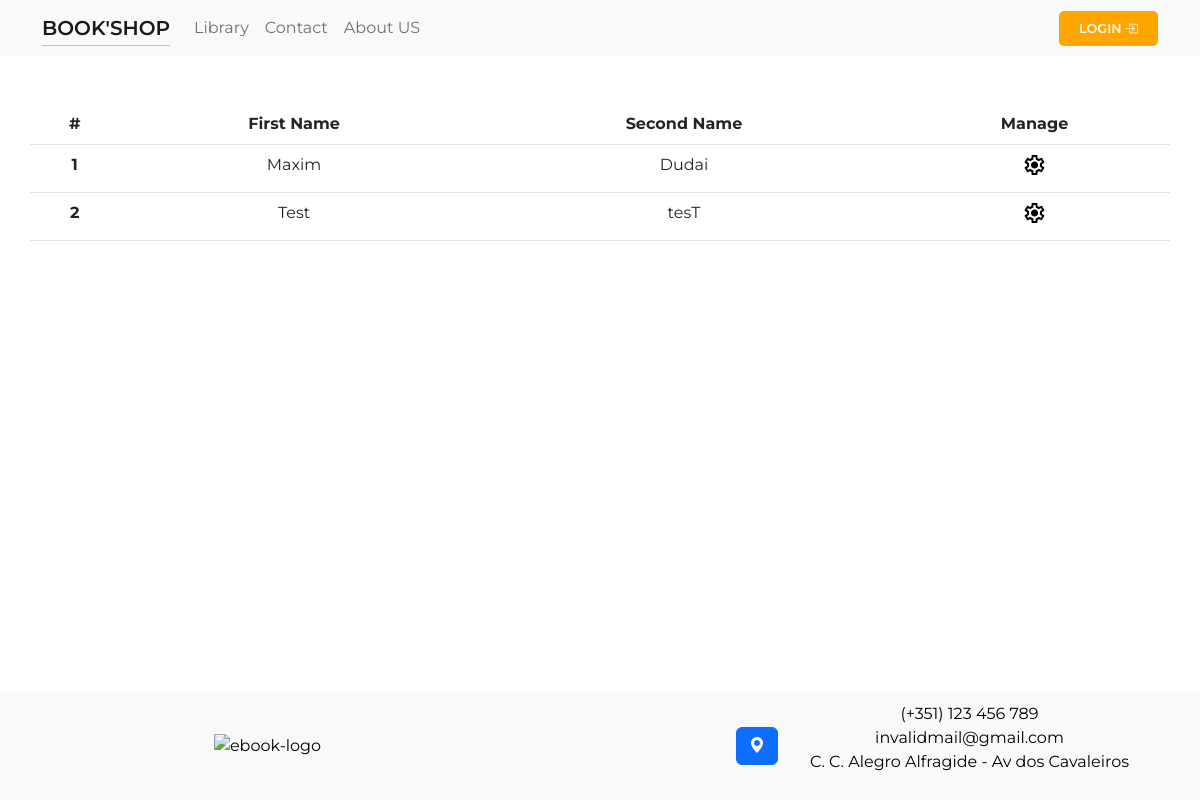
/pages/admin/pages/users/users.php, run on an earlier commit of the app's database.
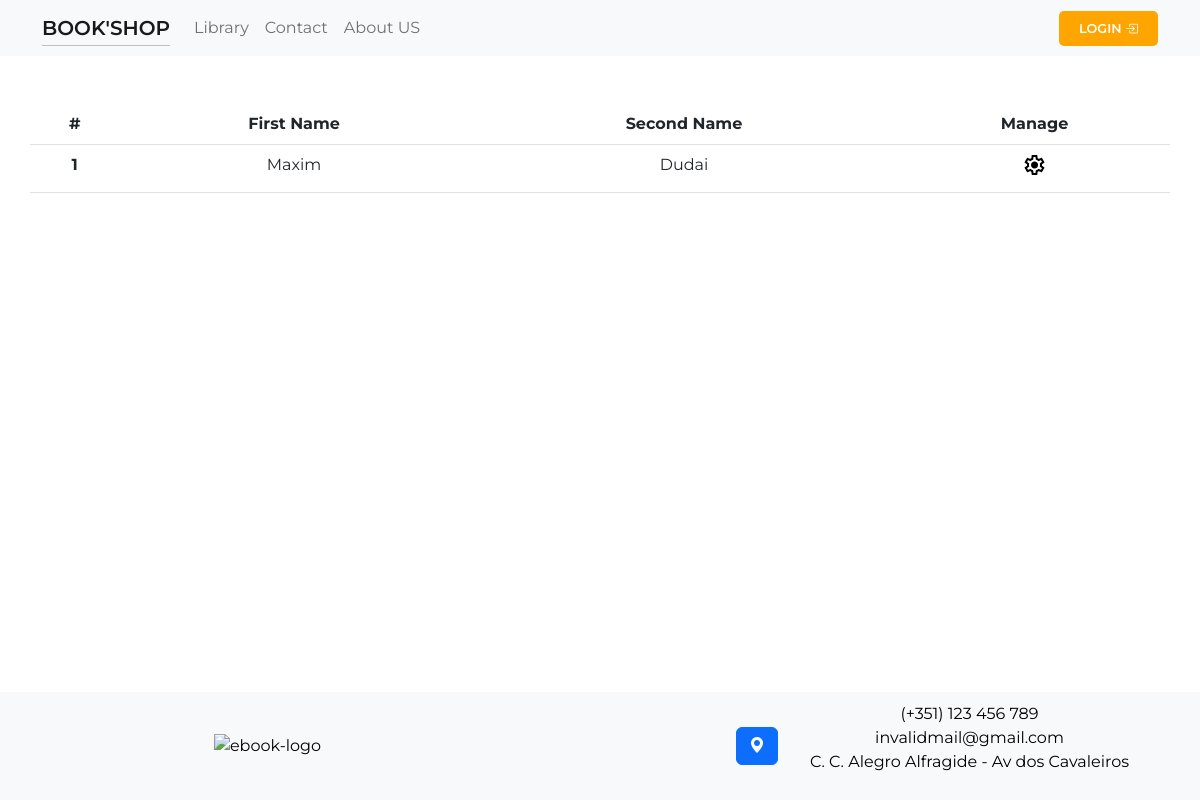
And on a later commit of the database.
### tables this page shows
CREATE TABLE `users` (
  `ID` int(11) NOT NULL,
  `fName` varchar(24) NOT NULL,
  `lName` varchar(24) NOT NULL,
  `password` varchar(64) NOT NULL,
  `email` varchar(256) NOT NULL,
  `reg_time` timestamp NOT NULL DEFAULT current_timestamp(),
  `admin` tinyint(1) NOT NULL DEFAULT 0
);

### pages/admin/pages/users/users.php (the view, shortened to what this page needs)
<?php
    require($_SERVER['DOCUMENT_ROOT'].'/shop/connection/database.php');
?>
<!DOCTYPE html>
<html lang="en">
    <?php
        require($_SERVER['DOCUMENT_ROOT'].'/shop/components/head.php');
    ?>
<body>
    <?php require($_SERVER['DOCUMENT_ROOT'].'/shop/components/navbar/navbar.php'); ?>
    <div class="container mt-5">
        <div class="row">
            <table class="table text-center">
                <thead>
                    <tr>
                        <th scope="col">#</th>
                        <th scope="col">First Name</th>
                        <th scope="col">Second Name</th>
                        <th scope="col">Manage</th>
                    </tr>
                </thead>
                <tbody>
                    <?php
                        $getUsersFromDb = "SELECT * FROM `users` ORDER BY ID";
                        $getUsers = mysqli_query($sql, $getUsersFromDb);
                        if(mysqli_num_rows($getUsers)) {
                            while($row = mysqli_fetch_array($getUsers)) {
                                echo
                                '
                                    <tr>
                                        <th scope="row">'.$row['ID'].'</th>
                                        <td>'.$row['fName'].'</td>
                                        <td>'.$row['lName'].'</td>
                                        <td>
                                            <a href="./edit_user/edit_user.php?user='.$row['ID'].'"><span class="material-symbols-outlined" role="button">settings</span></a>
                                        </td>
                                    </tr>
                                ';
                            }
                        }
                    ?>
                </tbody>
            </table>
        </div>
    </div>
    <?php require($_SERVER['DOCUMENT_ROOT'].'/shop/components/footer/footer.php'); ?>
</body>
</html>

What changed in the data, as far as the page shows it:
removed users: ID "2", fName "Test", lName "tesT"
